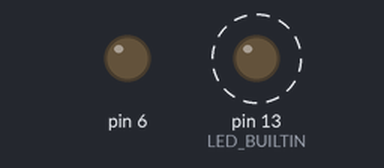
Simulated run of this program. Board: Arduino Uno, built with avr-gcc and run on an emulated ATmega328P. On the bench: output pins drawn as LEDs (lit = HIGH). Dashed ring = blinking.

Above: at 0.5 s.
At 3.5 s:
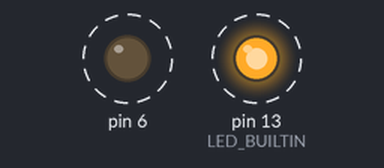
Timing chart, 0 to 4.6 s (numbered marks = the images above):
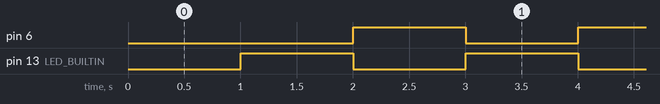

The program:

main.cpp
```cpp
#include <Arduino.h>

unsigned long timeout_start_time = 0;
bool timer(unsigned long zeit);
bool AN;

void setup() {
  pinMode(LED_BUILTIN, OUTPUT);
  pinMode(6, OUTPUT);
}

void loop() {
  bool zeit_abgelaufen = timer(1000);

  if (zeit_abgelaufen && !AN)
  {
    digitalWrite(LED_BUILTIN, HIGH);
    digitalWrite(6, LOW);
    AN = true;
  }
  else if (zeit_abgelaufen && AN)
  {
    digitalWrite(LED_BUILTIN, LOW);
    digitalWrite(6, HIGH);
    AN = false;
  }
}

bool timer(unsigned long zeit)
{
  unsigned long currentMillis = millis();

  if (timeout_start_time == 0)
  {
    timeout_start_time = currentMillis;
  }

  if (currentMillis > (timeout_start_time + zeit))
  {
    timeout_start_time = 0;
    return true;
  }
  return false;
}
```

Measured:
- by itself, pin 6, pin 13 (LED_BUILTIN): alternates HIGH for 1.0 s and LOW for 1.0 s
